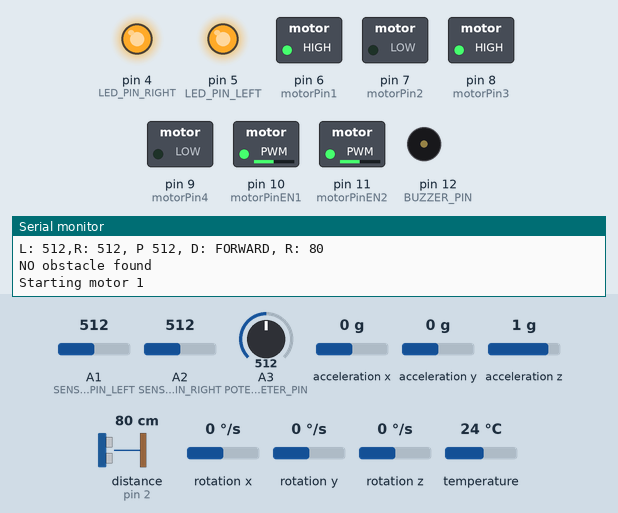
The sketch below on a simulated Arduino Uno, built with avr-gcc and run on an emulated ATmega328P. Parts: switched loads named in the sketch (green lamp = pin HIGH), output pins drawn as LEDs (lit = HIGH), buzzer (waves = sounding), the last lines printed to the serial monitor. Dashed ring = blinking. The inputs (shaded band) are chosen by the test bench; at power-on: A3 (POTENTIOMETER_PIN) = 512, distance to the obstacle (sensor on pin 2) 80 cm, A2 (SENSOR_PIN_RIGHT) = 512, A1 (SENSOR_PIN_LEFT) = 512, acceleration x 0 g, acceleration y 0 g, acceleration z 1 g, rotation x 0 °/s, rotation y 0 °/s, rotation z 0 °/s, temperature 24 °C. The echo pulse lasts 58.3 µs per cm.

Above: at 3.93 s.
4.3 s: A3 (POTENTIOMETER_PIN) set to 497
At 5.0 s:
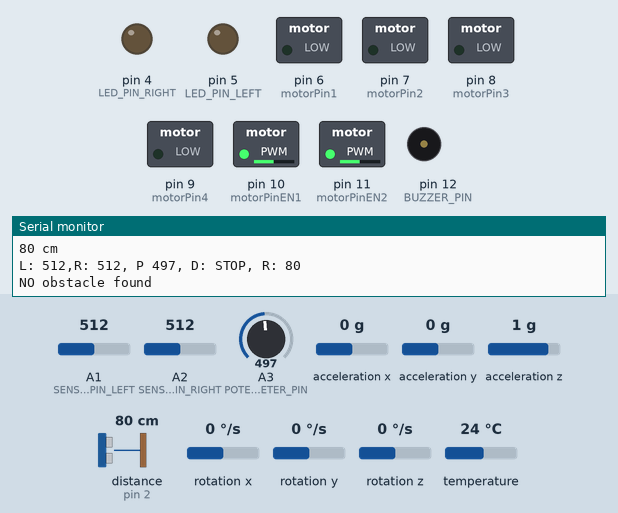
6.1 s: distance to the obstacle (sensor on pin 2) set to 11 cm
7.6 s: distance to the obstacle (sensor on pin 2) set to 8 cm
At 8.32 s:
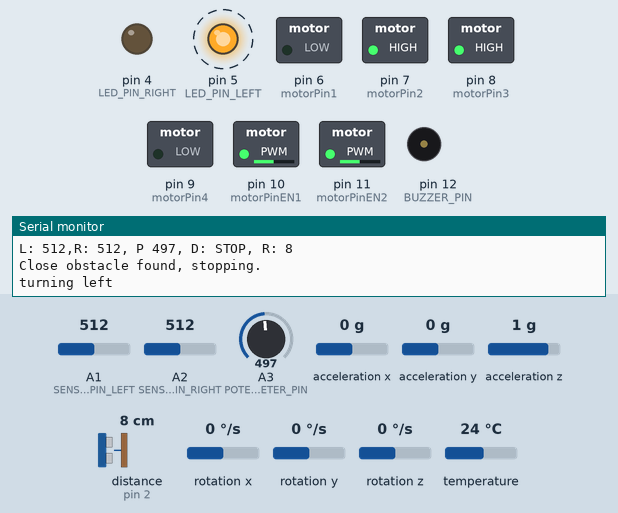
11.1 s: A2 (SENSOR_PIN_RIGHT) set to 306
14.6 s: distance to the obstacle (sensor on pin 2) set to 18 cm
At 15.26 s:
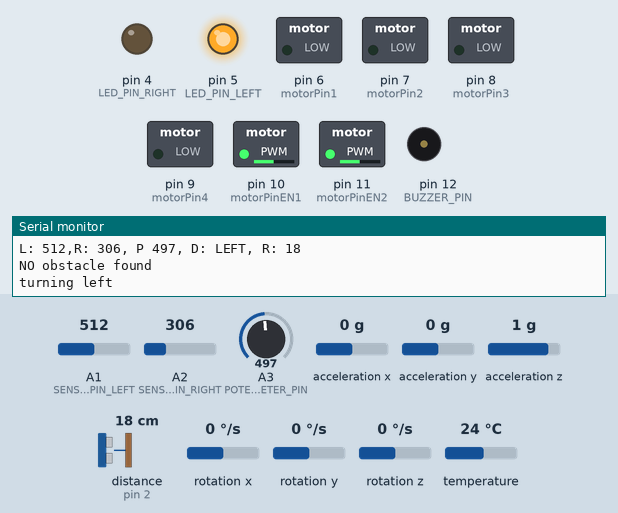
18.1 s: A1 (SENSOR_PIN_LEFT) set to 90
At 18.49 s:
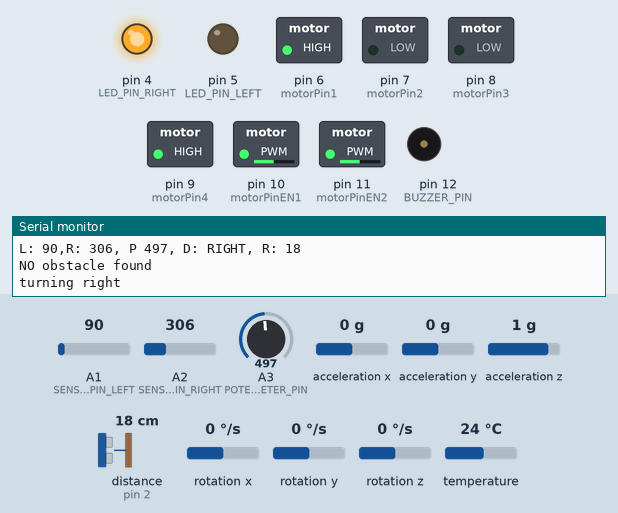
Timing chart, 0 to 22.6 s (numbered marks = the images above; inputs shaded):
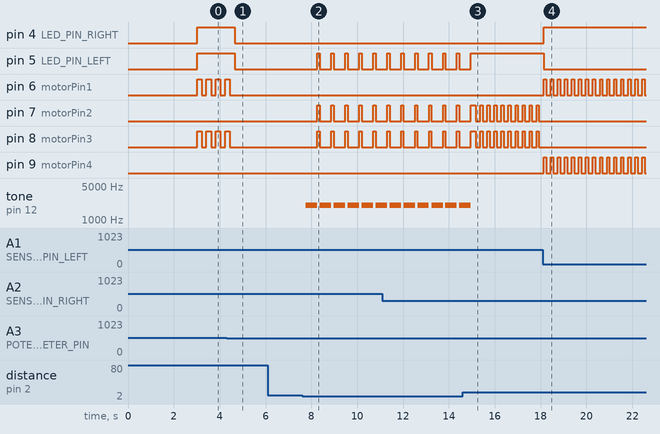

The sketch:

smart-car.ino
```cpp
#define SENSOR_PIN_LEFT A1
#define SENSOR_PIN_RIGHT A2
#define POTENTIOMETER_PIN A3

#define LED_PIN_LEFT 5
#define LED_PIN_RIGHT 4
#define BUZZER_PIN 12


//#define BRIGHTNESS_MAX 900 replaced by potentiometer

#define BRIGHTNESS_MIN 100
#define BRIGHTNESS_MIN_DELTA 30
#define MIN_DISTANCE 10
#define DRIVE_DURATION 100
//----------------

// consider switching to defines instead (for consistency)
const int motorPin1 = 6;
const int motorPin2 = 7;
const int motorPin3 = 8;
const int motorPin4 = 9;
const int motorPinEN1 = 10;
const int motorPinEN2 = 11;
const int defaultSpeed = 125;

int sensorValueLeft = 0;
int sensorValueRight = 0;
int maxSinceStart = 0;
int potentiometerValue = 0;
int obstacleDistance = 0;

#include <HC_SR04.h>

#define TRIGGER_PIN 3
#define ECHO_PIN 2
#define ECHO_INT 0   // The HC_SR04 echo pin is connected to Arduino pin 2 which is interrupt id 0)

HC_SR04 hcsr04(TRIGGER_PIN, ECHO_PIN, ECHO_INT);  // Create the sensor object


#include <MPU6050_tockn.h>
#include <Wire.h>

MPU6050 mpu6050(Wire);
unsigned long timer = 0;

enum direction_t {
  STOP,
  LOST,
  LEFT,
  RIGHT,
  FORWARD
};

// when lost: should we check if there was light before (since restart)
// and drive back if so ? (max since start > MIN )
const direction_t getDirection(int left, int right, int brightnessMax) {
  if (left <= BRIGHTNESS_MIN && right <= BRIGHTNESS_MIN) {
    return LOST;
  } else if (left > brightnessMax && right > brightnessMax) {
    return STOP; // goal reached
    // else if only one is > MAX
  } else if (abs(left - right) < BRIGHTNESS_MIN_DELTA) {
    return FORWARD;
  } else if (left > right + BRIGHTNESS_MIN_DELTA) {
    return LEFT;
  } else if (right > left + BRIGHTNESS_MIN_DELTA) {
    return RIGHT;
  }
}

const String directionToString(const direction_t direction) {
  switch (direction) {
    case LEFT:
      return String("LEFT");
    case RIGHT:
      return String("RIGHT");
    case FORWARD:
      return String("FORWARD");
    case LOST:
      return String("LOST");
    case STOP:
      return String("STOP");
    default:
      return String("Unknown");
  }
}

void switchOffLeft() {
  digitalWrite(LED_PIN_LEFT, LOW);
}

void switchOffRight() {
  digitalWrite(LED_PIN_RIGHT, LOW);
}

void indicateLeft() {
  switchOffRight();
  digitalWrite(LED_PIN_LEFT, HIGH);
}

void indicateRight() {
  switchOffLeft();
  digitalWrite(LED_PIN_RIGHT, HIGH);
}

void indicateForward() {
  digitalWrite(LED_PIN_LEFT, HIGH);
  digitalWrite(LED_PIN_RIGHT, HIGH);
}

void indicateStop() {
  switchOffRight();
  switchOffLeft();
}

void indicatePanic() {
  for (int i = 0; i < 5; i++) {
    indicateForward();
    delay(500);
    indicateStop();
  }
}

/*
 * Input1 Input2 Result
 *   0      0      Stop
 *   0      1      Anti Clockwise
 *   1      0      Clockwise
 *   1      1      Stop
 */
void setSpeedMotor1(const unsigned int value){
  if(value >= 255){
    analogWrite(motorPinEN1, 255);
  }else{
    analogWrite(motorPinEN1, value);
  }
}

void setSpeedMotor2(const unsigned int value){
  if(value >= 255){
    analogWrite(motorPinEN2, 255);
  }else{
    analogWrite(motorPinEN2, value);
  }
}

void driveForwards(unsigned long duration){
  Serial.println("Starting motor 1");
  digitalWrite(motorPin1, HIGH);
  digitalWrite(motorPin3, HIGH);
  delay(duration);
  digitalWrite(motorPin1, LOW);
  digitalWrite(motorPin3, LOW);
}

void driveBackwards(unsigned long duration){
  Serial.println("Starting motor 2");
  digitalWrite(motorPin2, HIGH);
  digitalWrite(motorPin4, HIGH);
  delay(duration);
  digitalWrite(motorPin2, LOW);
  digitalWrite(motorPin4, LOW);
}

void turnLeft(){
  Serial.println("turning left");
  digitalWrite(motorPin2, HIGH);
  digitalWrite(motorPin3, HIGH);
  delay(DRIVE_DURATION);
  digitalWrite(motorPin2, LOW);
  digitalWrite(motorPin3, LOW);
}

void turnRight(){
  Serial.println("turning right");
  digitalWrite(motorPin1, HIGH);
  digitalWrite(motorPin4, HIGH);
  delay(DRIVE_DURATION);
  digitalWrite(motorPin1, LOW);
  digitalWrite(motorPin4, LOW);
}

const unsigned int getDistance(){
  hcsr04.start();                   // Start the sensor
  while(!hcsr04.isFinished()) {};   // Fixme: make this non blocking without breaking its evaluation (we need Maybe Int)
  const int range = hcsr04.getRange();
  Serial.println(String(range) + " cm");
  return range;
}

void setup() {
  Serial.begin(115200);
  Wire.begin();
  mpu6050.begin();
  mpu6050.calcGyroOffsets();

  pinMode(motorPin1, OUTPUT);
  pinMode(motorPin2, OUTPUT);
  pinMode(motorPin3, OUTPUT);
  pinMode(motorPin4, OUTPUT);

  pinMode(SENSOR_PIN_LEFT, INPUT);
  pinMode(SENSOR_PIN_RIGHT, INPUT);

  pinMode(LED_PIN_LEFT, OUTPUT);
  pinMode(LED_PIN_RIGHT, OUTPUT);

  pinMode(POTENTIOMETER_PIN, INPUT);
  hcsr04.begin();

  setSpeedMotor1(defaultSpeed);
  setSpeedMotor2(defaultSpeed);
}

void loop() {
  mpu6050.update();
  long delta = millis() - timer;
  if(delta > 1000){
    Serial.println("=======================================================");
    Serial.print("temp : ");Serial.println(mpu6050.getTemp());
    Serial.print("accX : ");Serial.print(mpu6050.getAccX());
    Serial.print("\taccY : ");Serial.print(mpu6050.getAccY());
    Serial.print("\taccZ : ");Serial.println(mpu6050.getAccZ());
    timer = millis();
  }else{
//    Serial.println("Waiting...");
//    Serial.println(timer);
//    Serial.println(delta);
//    delay(200);
  }

  sensorValueLeft    = analogRead(SENSOR_PIN_LEFT);
  sensorValueRight   = analogRead(SENSOR_PIN_RIGHT);
  potentiometerValue = analogRead(POTENTIOMETER_PIN);
  obstacleDistance   = getDistance();
  direction_t direction = getDirection(sensorValueLeft, sensorValueRight, potentiometerValue);

  const String directionName = directionToString(direction);

  Serial.println(String("L: ") + sensorValueLeft + ",R: " + sensorValueRight + ", P " +  potentiometerValue +
                        ", D: " + directionName + ", R: " + obstacleDistance);

  if(obstacleDistance < MIN_DISTANCE){
    Serial.println("Close obstacle found, stopping.");
    indicateStop();
    tone(BUZZER_PIN, 2000, 500);
    delay(500);
    indicateLeft();
    turnLeft();
    return;
  }else{
    Serial.println("NO obstacle found");
  }

  switch (direction) {
    case LEFT:
      indicateLeft();
      turnLeft();
      break;
    case RIGHT:
      indicateRight();
      turnRight();
      break;
    case FORWARD:
      indicateForward();
      driveForwards(DRIVE_DURATION * 2);
      break;
    case LOST:
      indicatePanic();
      break;
    case STOP:
      indicateStop();
      break;
    default:
      indicatePanic();
      break;
  }
  delay(200);
}
```

Measured:
- the behaviour switches between 512 and 511 on A3 (POTENTIOMETER_PIN) (found by bisection; images 0 and 1)
- the behaviour switches between 10 and 9 cm on distance to the obstacle (sensor on pin 2) (found by bisection; images 1 and 2)
- after the input at 4.3 s, pin 4 (LED_PIN_RIGHT), pin 5 (LED_PIN_LEFT): HIGH → LOW after 0.35 s; pin 6 (motorPin1), pin 8 (motorPin3): goes on until 4.4 s, then stays LOW
- after the input at 7.6 s, pin 5 (LED_PIN_LEFT): alternates HIGH for 0.11 s and LOW for 0.50 s, starting after 0.66 s; pin 7 (motorPin2), pin 8 (motorPin3): alternates HIGH for 0.10 s and LOW for 0.51 s, starting after 0.66 s; tone on pin 12 (BUZZER_PIN): alternates 2000 Hz for 0.50 s and silent for 0.11 s, starting after 0.16 s
- after the input at 14.6 s, pin 5 (LED_PIN_LEFT): goes on until 15.0 s, then stays HIGH; tone on pin 12 (BUZZER_PIN): goes on until 15.0 s, then stays silent
- after the input at 18.1 s, pin 4 (LED_PIN_RIGHT): LOW → HIGH at once; pin 5 (LED_PIN_LEFT): HIGH → LOW at once; pin 6 (motorPin1), pin 9 (motorPin4): alternates HIGH for 0.10 s and LOW for 0.21 s, starting at once; pin 7 (motorPin2), pin 8 (motorPin3): stops changing and stays LOW
- by itself, pin 6 (motorPin1), pin 8 (motorPin3): alternates HIGH for 0.20 s and LOW for 0.21 s
